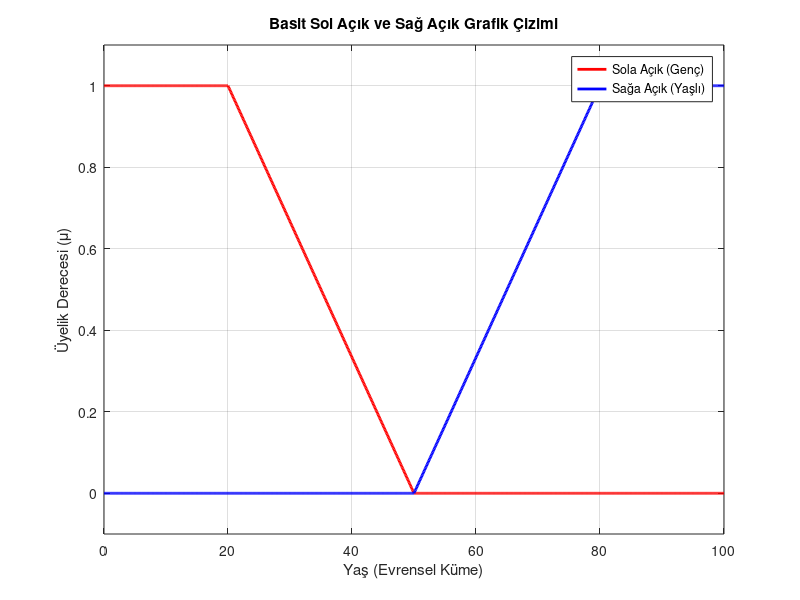

Here is the MATLAB script that generated this plot:
% 1. Evrensel Küme (x ekseni)
x = 0:0.1:100; 

% 2. Sola Açık Fonksiyon (Örn: "Genç" veya "Soğuk")
% x=20'ye kadar 1 olsun, x=50'de 0'a insin.
mu_sol_acik = max(0, min(1, (50 - x) / (50 - 20)));

% 3. Sağa Açık Fonksiyon (Örn: "Yaşlı" veya "Sıcak")
% x=50'de yükselmeye başlasın, x=80'de 1 olsun.
mu_sag_acik = max(0, min(1, (x - 50) / (80 - 50)));

figure;
plot(x,mu_sol_acik,"r","LineWidth",2);hold on;
plot(x,mu_sag_acik,"b","LineWidth",2);hold on;
grid on;
ylim

grid on;
ylim([-0.1 1.1]); % Üstten ve alttan biraz boşluk
legend('Sola Açık (Genç)', 'Sağa Açık (Yaşlı)');
xlabel('Yaş (Evrensel Küme)');
ylabel('Üyelik Derecesi (\mu)');
title('Basit Sol Açık ve Sağ Açık Grafik Çizimi');
